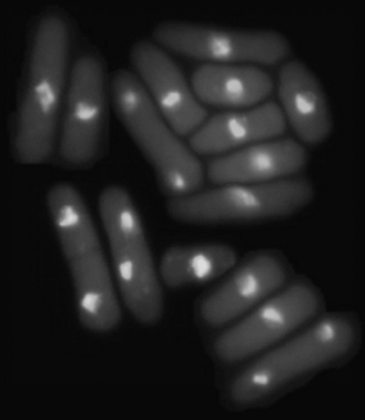
%> input picture Matlab/Using Edges To Improve Global Thresholding/UE.tif, 365 x 420 px, shrunk from 710 x 818 before the run
$ octave --eval "improve_global_thresholding_using_edges;"   (GNU Octave 9; MATLAB toolbox functions it lacks are replaced by stand-ins)
%> lines starting %> are read from the running program, lines starting %| are printed output that depends on the picture; in (x1, y1, x2, y2) boxes, pixels count from 0 and x2, y2 are one past the last pixel; in counts of white or black regions, pixels touching at a corner belong together; the program's own positions count from 1
function improve_global_thresholding_using_edges
    close all
    clear all
    clc;

    %***** Using Edges To Improve Global Thresholding *****%

    %% Inputs
    inputImage = imread('UE.tif');
%> inputImage is the input picture: size 420x365 uint8; min 6, max 221, mean 33.1
    [rows, cols] = size(inputImage);
%> rows = 420; cols = 365

    %% Applying Otsu Without Using Edges
    otsuThreshold = graythresh(inputImage);
%> otsuThreshold = 0.165
    otsuOutput = im2bw(inputImage, otsuThreshold);
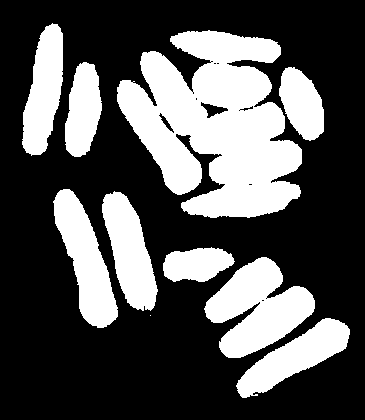
%> otsuOutput: size 420x365 logical; 32.9% white; 10 white regions (1 under 20 px), largest, box (x1, y1, x2, y2) and area: (117, 30, 302, 218) 21971, (204, 257, 315, 358) 6298, (53, 189, 118, 328) 4356

    %% Laplacian Or Gradient
    laplacianKernel = [1 1 1; 1 -8 1; 1 1 1]; % Equivalent to fspecial('laplacian')
    laplacianImage = imfilter(inputImage, laplacianKernel);

    [gradientMag, ~] = imgradient(inputImage);
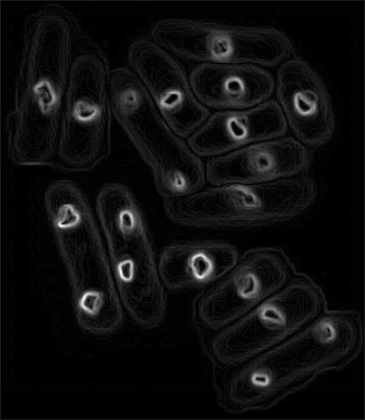
%> gradientMag: size 420x365 double; min 0, max 295.5, mean 16.9; drawn with min black and max white

    %% Find Boundary
    boundaryImageLaplacian = laplacianImage .* inputImage;
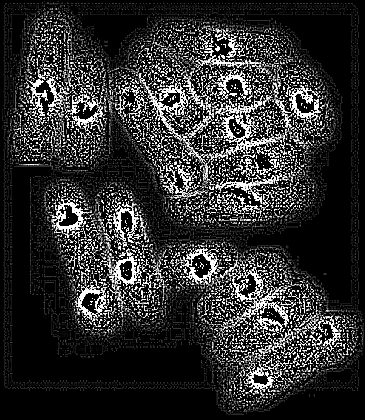
%> boundaryImageLaplacian: size 420x365 uint8; min 0, max 255, mean 47.8
    boundaryImageGradient = uint8(gradientMag) .* inputImage;
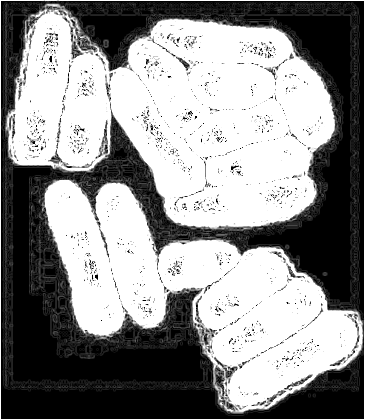
%> boundaryImageGradient: size 420x365 uint8; min 0, max 255, mean 142.8

    %% Using Otsu
    otsuThresholdLaplacian = graythresh(boundaryImageLaplacian);
%> otsuThresholdLaplacian = 0.451
    otsuOutputLaplacian = im2bw(inputImage, otsuThresholdLaplacian);
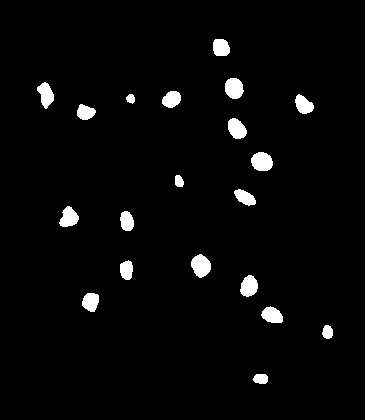
%> otsuOutputLaplacian: size 420x365 logical; 3.1% white; 20 white regions, largest, box (x1, y1, x2, y2) and area: (191, 254, 211, 278) 341, (251, 152, 273, 171) 333, (225, 78, 244, 99) 316

    otsuThresholdGradient = graythresh(boundaryImageGradient);
%> otsuThresholdGradient = 0.525
    otsuOutputGradient = im2bw(inputImage, otsuThresholdGradient);
%> otsuOutputGradient: size 420x365 logical; 2.2% white; 20 white regions, largest, box (x1, y1, x2, y2) and area: (192, 255, 211, 277) 296, (226, 79, 243, 96) 222, (60, 207, 78, 226) 222

    %% Plotting
    figure,
    subplot(231), imshow(inputImage); title('Main Image');
    subplot(232), imhist(inputImage); title('Histogram of Main Image');
    subplot(233), imshow(otsuOutput); title('Applying Otsu Without Using Edges');
    subplot(234), imshow(laplacianImage > 10, []); title('Edge Detection Using Laplacian');
    subplot(235), imhist(boundaryImageLaplacian); title('Histogram of Non-Zero Pixels in Image');
    subplot(236), imshow(otsuOutputLaplacian); title('Applying Otsu After Using Laplacian to Finding Edges');

    figure,
    subplot(231), imshow(inputImage); title('Main Image');
    subplot(232), imhist(inputImage); title('Histogram of Main Image');
    subplot(233), imshow(otsuOutput); title('Applying Otsu Without Using Edges');
    subplot(234), imshow(gradientMag > 50); title('Edge Detection Using Magnitude of Gradient');
%> after `imshow(gradientMag > 50)`:
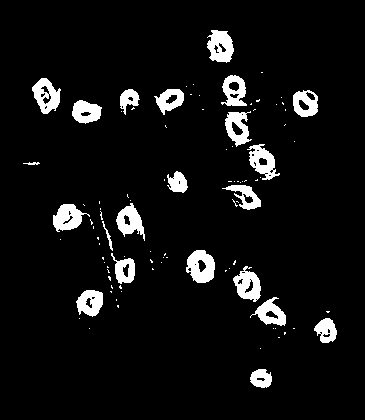
%> displayed picture: size 420x365 logical; 6.5% white; 95 white regions (73 under 20 px), largest, box (x1, y1, x2, y2) and area: (186, 250, 215, 283) 668, (207, 30, 234, 63) 628, (32, 78, 61, 114) 597
%> `improve_global_thresholding_using_edges;`:
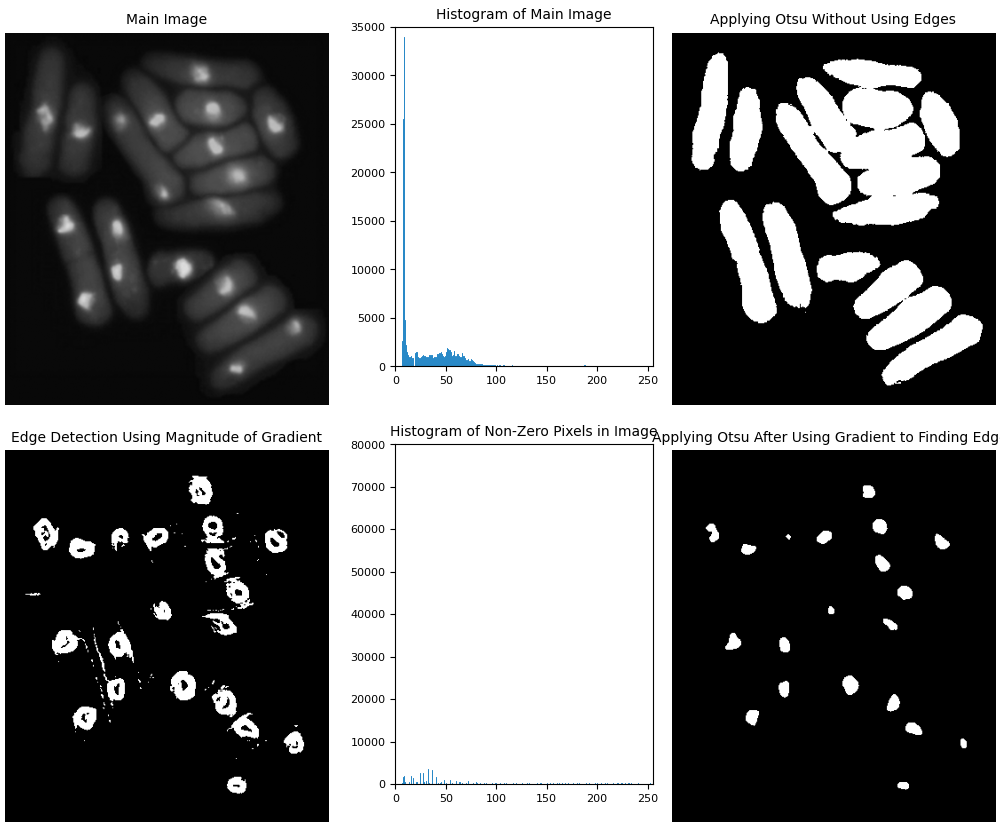
%> figure redrawn from the program's plot data, 6 panels
    subplot(235), imhist(boundaryImageGradient); title('Histogram of Non-Zero Pixels in Image');
    subplot(236), imshow(otsuOutputGradient); title('Applying Otsu After Using Gradient to Finding Edges');
end
